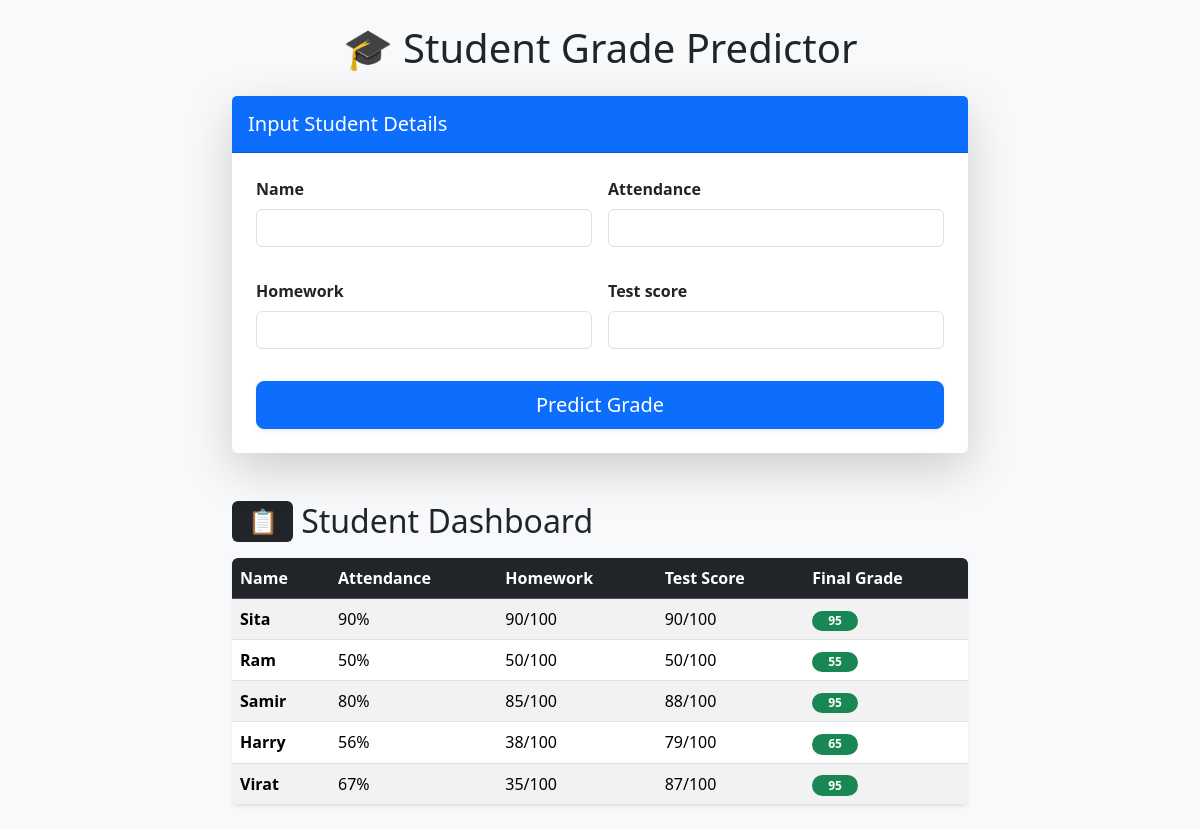
Before: / with the older database file.
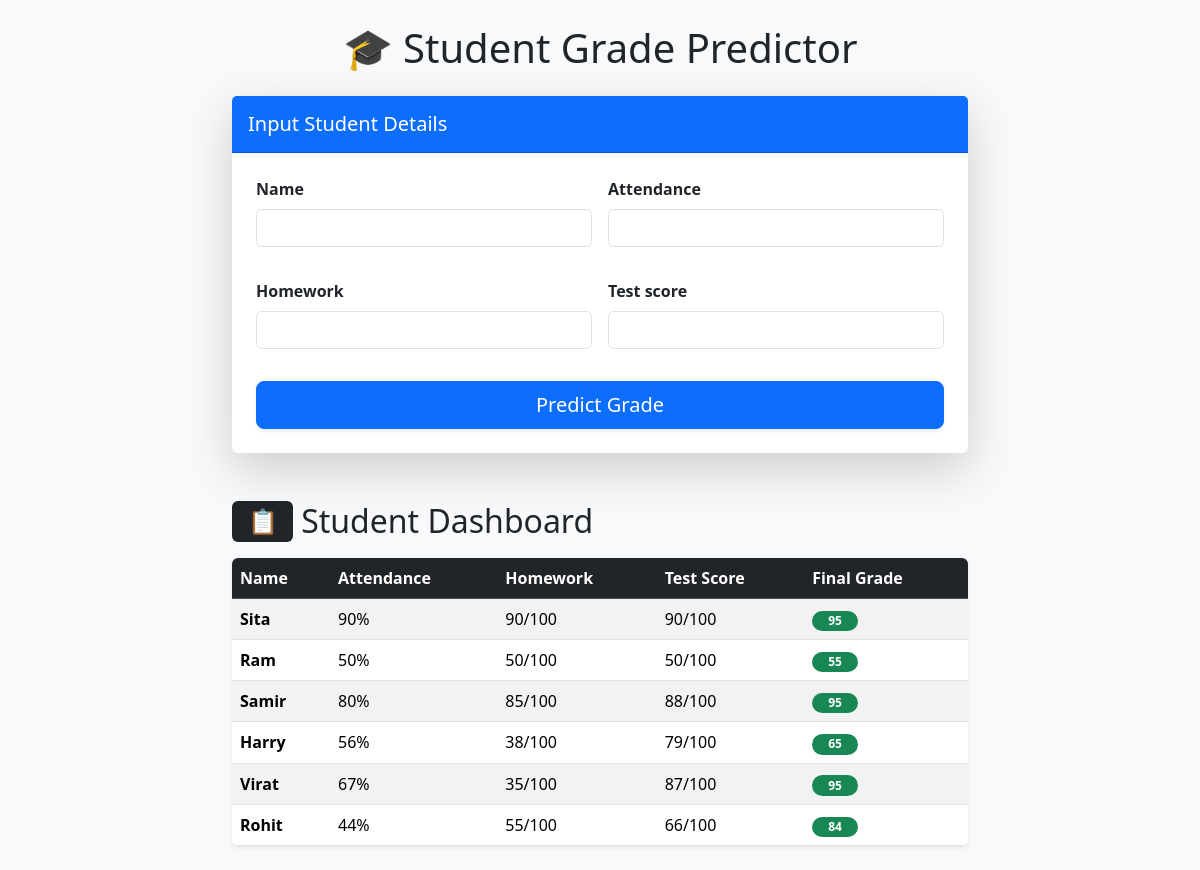
After: the same page with the newer database file.
### grades/models.py (models this page shows, shortened)
class StudentGrade(models.Model):
    name = models.CharField(max_length=100)   # student name
    attendance = models.IntegerField()
    homework = models.IntegerField()
    test_score = models.IntegerField()
    final_grade = models.IntegerField()

### grades/views.py (the view)
# urls.py: path('', views.predict_grade, name='predict_grade'),
def predict_grade(request):
    prediction = None
    if request.method == "POST":
        form = StudentInputForm(request.POST)
        if form.is_valid():
            existing_student = StudentGrade.objects.filter(
                name=form.cleaned_data['name'],
                attendance=form.cleaned_data['attendance'],
                homework=form.cleaned_data['homework'],
                test_score=form.cleaned_data['test_score']
            ).first()
            if existing_student:
                prediction = existing_student.final_grade
            else:
                qs = StudentGrade.objects.exclude(final_grade=0).values(
                    "attendance", "homework", "test_score", "final_grade"
                )
                df = pd.DataFrame(list(qs))
                if not df.empty:
                    X = df[["attendance", "homework", "test_score"]]
                    y = df["final_grade"]
                    X_train, X_test, y_train, y_test = train_test_split(X, y, test_size=0.3, random_state=42)
                    model = LinearRegression().fit(X_train, y_train)
                    new_student = pd.DataFrame([[
                        form.cleaned_data['attendance'],
                        form.cleaned_data['homework'],
                        form.cleaned_data['test_score']
                    ]], columns=["attendance", "homework", "test_score"])
                    prediction = model.predict(new_student)[0]
                    prediction = round(prediction)  # Consistent rounding
                    StudentGrade.objects.create(
                        name=form.cleaned_data['name'],
                        attendance=form.cleaned_data['attendance'],
                        homework=form.cleaned_data['homework'],
                        test_score=form.cleaned_data['test_score'],
                        final_grade=prediction
                    )
    else:
        form = StudentInputForm()
    students = StudentGrade.objects.all()
    return render(request, "grades/predict.html", {
        "form": form,
        "prediction": prediction,
        "students": students
    })

### grades/forms.py
class StudentInputForm(forms.Form):
    name = forms.CharField(max_length=100)
    attendance = forms.IntegerField()
    homework = forms.IntegerField()
    test_score = forms.IntegerField()

### grades/templates/grades/predict.html (shortened to what this page needs)
{% extends "grades/base.html" %}
{% block content %}
<div class="row justify-content-center">
    <div class="col-md-8">
        <h1 class="mb-4 text-center">🎓 Student Grade Predictor</h1>
        <div class="card shadow-lg border-0 mb-5">
            <div class="card-header bg-primary text-white py-3">
                <h5 class="card-title mb-0">Input Student Details</h5>
            </div>
            <div class="card-body p-4">
                <form method="post" id="predictionForm" class="row g-3">
                    {% for field in form %}
                    <div class="col-md-6 mb-3">
                        <label for="{{ field.id_for_label }}" class="form-label fw-bold">{{ field.label }}</label>
                        {{ field }}
                    </div>
                    {% endfor %}
                    <div class="col-12 d-grid">
                        <button type="submit" class="btn btn-primary btn-lg shadow-sm">
                            Predict Grade
                        </button>
                    </div>
                </form>
            </div>
        </div>
        <h2 class="mb-3 d-flex align-items-center">
            <span class="badge bg-dark me-2">📋</span> Student Dashboard
        </h2>
        <div class="table-responsive shadow-sm rounded">
            <table class="table table-striped table-hover mb-0">
                <thead class="table-dark">
                    <tr>
                        <th>Name</th>
                        <th>Attendance</th>
                        <th>Homework</th>
                        <th>Test Score</th>
                        <th>Final Grade</th>
                    </tr>
                </thead>
                <tbody>
                    {% for student in students %}
                    <tr>
                        <td class="fw-bold">{{ student.name }}</td>
                        <td>{{ student.attendance }}%</td>
                        <td>{{ student.homework }}/100</td>
                        <td>{{ student.test_score }}/100</td>
                        <td>
                            <span class="badge bg-success rounded-pill px-3">{{ student.final_grade }}</span>
                        </td>
                    </tr>
                    {% empty %}
                    <tr>
                        <td colspan="5" class="text-center text-muted py-4">No student records found.</td>
                    </tr>
                    {% endfor %}
                </tbody>
            </table>
        </div>
    </div>
</div>
{% endblock %}

Changed rows visible on the page:
added StudentGrade: name "Rohit", attendance "44", homework "55", test_score "66", final_grade "84"
